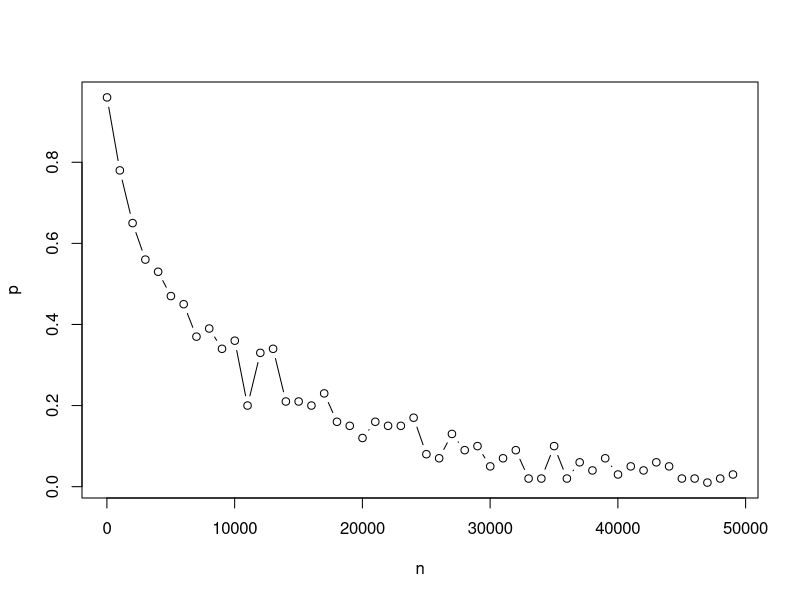
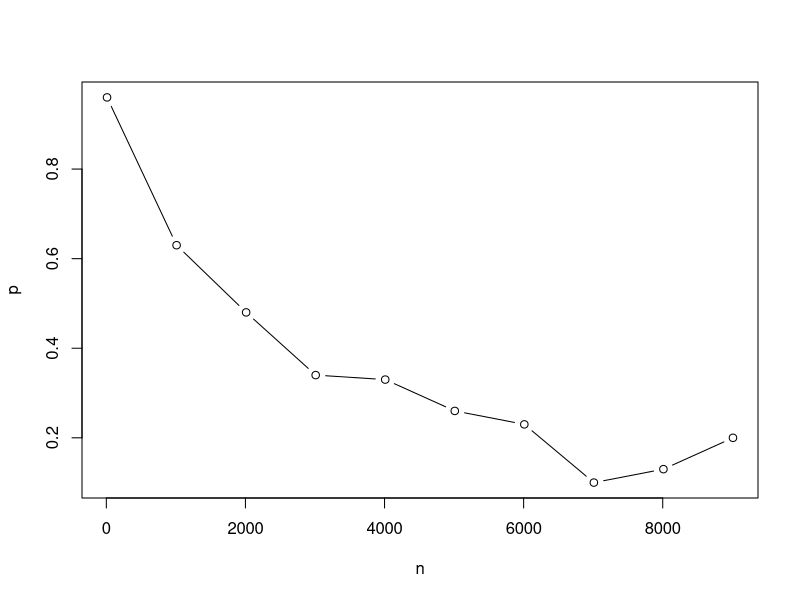
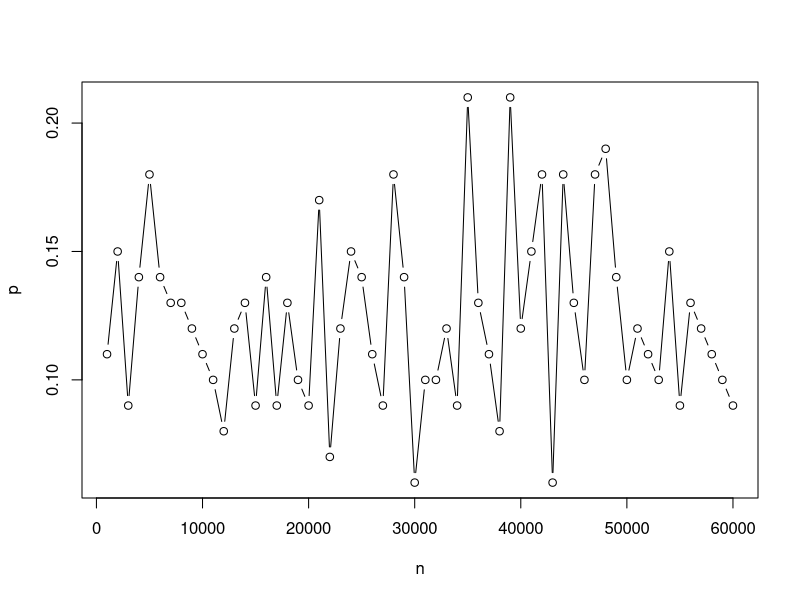
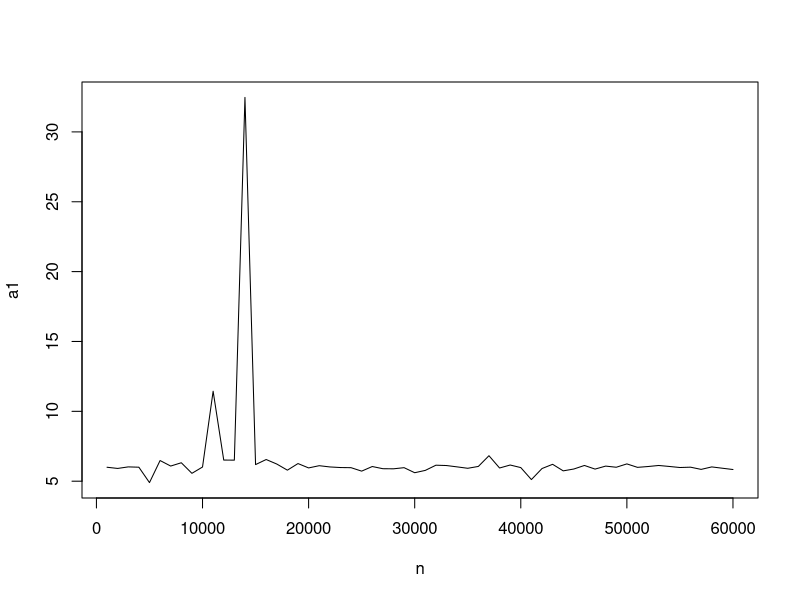

The R script that drew these images, in order:
rm(list=ls())
set.seed(seed=1234)
e=0.0001
R=100
n=seq(10,50000,1000);n
mu=1
#Normal(mu=6,sigma^2=1)
j=1;
#a = replicate(R,mean(rcauchy(100,mu,0.001)));a
p= rep(0,length(n));p
#mean(ifelse(abs(a-mu)>e,1,0))
for(i in n)
{
	a = replicate(R,mean(rnorm(i,mu,0.01)))
	p[j]=mean(ifelse(abs(a-mu)>e,1,0))
	print(p[j])
	j=j+1
}		
p
plot(n,p,type="b")


#Median
rm(list=ls())
set.seed(seed=1234)
e=0.0001
R=100
n=seq(10,10000,1000);n
mu=1
#Normal(mu=1,sigma=0.005)
j=1;
#a = replicate(R,mean(rnorm(100,mu,0.001)));a
#mean(ifelse(abs(a-mu)>e,1,0))
p= rep(0,length(n));p

for(i in n)
{
	a = replicate(R,median(rnorm(i,mu,0.005)))
	p[j]=mean(ifelse(abs(a-mu)>e,1,0))
	print(p[j])
	j=j+1
}		
p
plot(n,p,type="b")






rm(list=ls())
set.seed(seed=1234)
e=0.001
R=100
n=seq(1000,60000,1000);n
mu=0
j=1;
a = replicate(R,mean(rcauchy(1000,mu,0.001)));a
p= 0;p
mean(ifelse(abs(a-mu)>e,1,0))
for(i in n)
{
	a = replicate(R,mean(rcauchy(i,mu,0.005)))
	print(a)
	p[j]=mean(ifelse(abs(a-mu)>e,0,1))
	print(p[j])
	j=j+1
}		
p
plot(n,p,type="b")

mean(ifelse(abs(a-mu)>e,1,0))

#CONSISTENCY:
rm(list=ls())
set.seed(seed=1234)
e=0.001
R=100
n=seq(1000,60000,1000);n
j=1;
a1=0;
mu=6;
for(i in n)
{
	a1[j] = mean(rcauchy(i,mu,0.1))
	j=j+1;
}
a1
plot(n,a1,type='l')	










